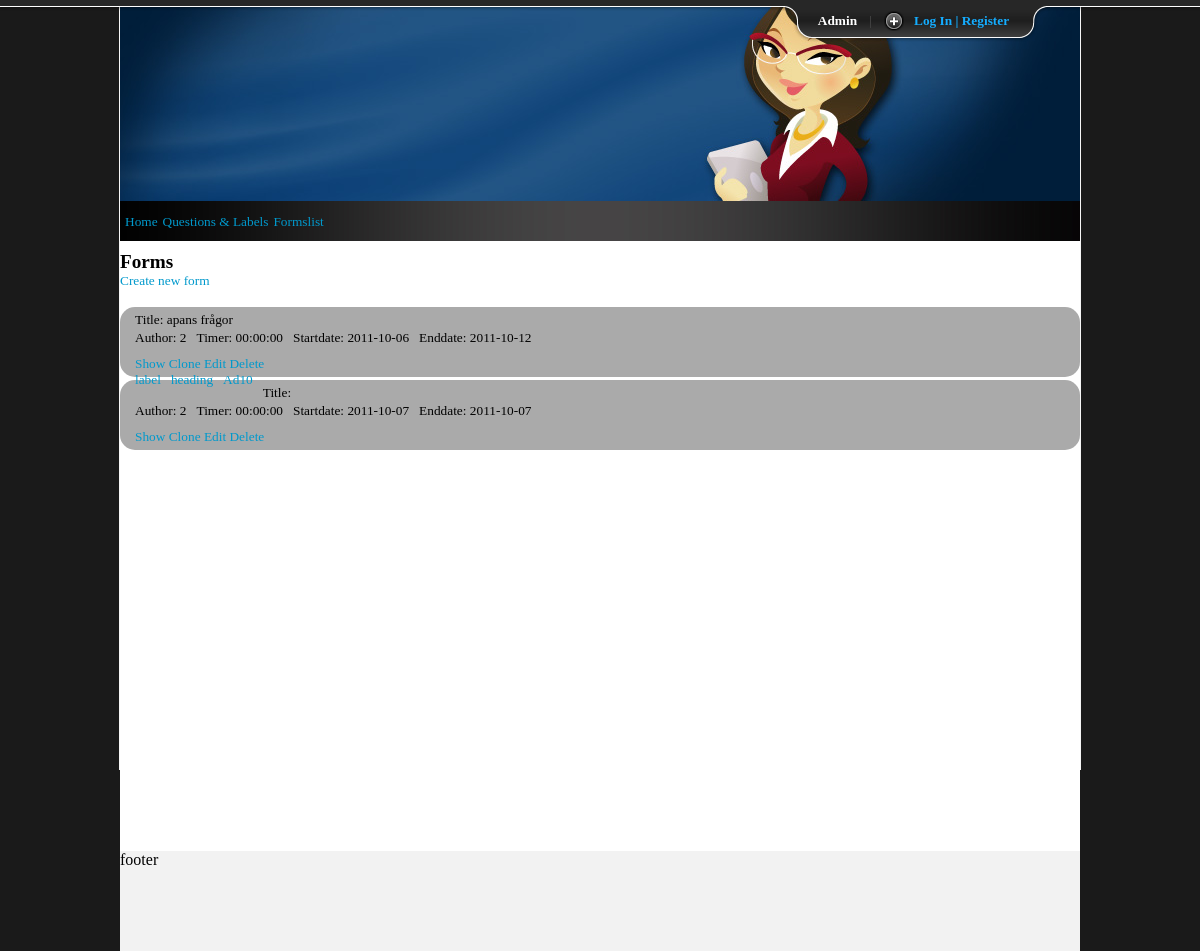
Screenshot of /index.php/welcome/list_forms with the database file from the repository.
### tables this page shows
CREATE TABLE IF NOT EXISTS `tags` (
  `id` int(11) NOT NULL AUTO_INCREMENT,
  `tag` varchar(96) NOT NULL,
  PRIMARY KEY (`id`),
  UNIQUE KEY `tag` (`tag`)
);

### application/controllers/welcome.php (called while the page is built, shortened)
<?php
class Welcome extends CI_Controller {
    public function list_forms() {
        $data['include'] = __FUNCTION__;
        $data['content'] = $this->forms->list_forms();
        $i = 0;
        foreach ($data['content'] as $item) {
            $data['content'][$i]['tags'] = $this->tags->retrieve_form_tags($item['id']);
            $i++;
        }
        $this->load->view('index', $data);
    }
}

### index.php (called while the page is built, shortened)
<?php
require_once BASEPATH.'core/CodeIgniter.php';

### application/models/tags.php (called while the page is built, shortened)
<?php
class tags extends CI_Model {
    function retrieve_form_tags($id) {
        $this->db->select('tags.id, tags.tag');
        $this->db->from('tags');
        $this->db->where('forms_has_tags.form_id', $id);
        $this->db->join('forms_has_tags', 'forms_has_tags.tag_id = tags.id');
        $query = $this->db->get();
        if($query->result_array()){
            return $query->result_array();
        }else{
            return null;
        }
    }
}
?>

### application/views/list_forms.php (the view)
<?php
echo '<h2>Forms</h2>';
echo anchor('welcome/create_form', 'Create new form') . '<br/><br/>';
$i = 0;
foreach ($content as $item) {
    echo '<div class="forms">';
        echo '<ul>';
            echo "<li>Title: {$item['title']}</li><br/>";
            echo "<li>Author: {$item['author_id']}</li>";
            echo "<li>Timer: {$item['timer']}</li>";
            echo "<li>Startdate: {$item['active_start']}</li>";
            echo "<li>Enddate: {$item['active_end']}</li>";
        echo '</ul>';
        echo'<ul class="form_menu">
                <li>' . anchor("welcome/view_form/{$item['id']}", 'Show')
                    . ' ' . anchor("welcome/copy_form/{$item['id']}", 'Clone')
                    . ' ' . anchor("welcome/edit_form/{$item['id']}", 'Edit')
                    . ' ' . anchor("welcome/delete_form/{$item['id']}", 'Delete')
                . '</li>
            </ul>';
        echo '<ul class="tags">';
            if ($content[$i]['tags']) {
                foreach ($content[$i]['tags'] as $item) {
                    echo '<li class="tag" id="' . $item['id'] . '">' . ' ' . anchor("welcome/sort_forms_by_tag/".$item['tag'], $item['tag']) . '</li>  ';
                }
            }
        echo '</ul>';
$i++;
    echo '</div>';
}
?>

### css/layout.css (style rules this page uses)
body, * { padding: 0; margin: 0; text-decoration: none; list-style-type: none; }
body { background-color:#1A1A1A; }

### css/design.css (style rules this page uses)
.question, .forms, .label, .default_label { border-radius: 15px; padding: 5px; background-color: #4F5155; }
.question, .forms, .label, .default_label { margin-bottom: 3px; background: #aaa; }
.forms ul li { float: left; position: relative; margin-left: 10px; }
.form_menu, .questions_menu { clear: both; }
.form_menu li, .questions_menu li { float: left; position: relative; margin-right: 5px; margin-top: 10px; }
.tags { clear: both; }
.tags li { float: left; position: relative; }

### css/text.css (style rules this page uses)
p, form, input, textarea, .label, dd, dt, li, a, .tags { font-size: 10pt; }

### css/login_style.css (style rules this page uses)
a { color: #0099CC; text-decoration: none; }
h2 { font-size: 1.2em; height: 20px; padding-top: 0; }

### rows the page displays
tags: tag "label"
tags: tag "heading"
tags: tag "Ad10"

### other values shown
anchor('welcome/', 'Home') "Home"
anchor('welcome/list_questions', 'Questions & Labels') "Questions & Labels"
anchor('welcome/list_forms', 'Formslist') "Formslist"
anchor('welcome/create_form', 'Create new form') "Create new form"
$item['title'] "apans frågor"
$item['author_id'] "2"
$item['timer'] "00:00:00"
$item['active_start'] "2011-10-06"
$item['active_end'] "2011-10-12"
anchor("welcome/view_form/{$item['id']}", 'Show') "Show"
anchor("welcome/copy_form/{$item['id']}", 'Clone') "Clone"
anchor("welcome/edit_form/{$item['id']}", 'Edit') "Edit"
anchor("welcome/delete_form/{$item['id']}", 'Delete') "Delete"
$item['active_start'] "2011-10-07"
$item['active_end'] "2011-10-07"
